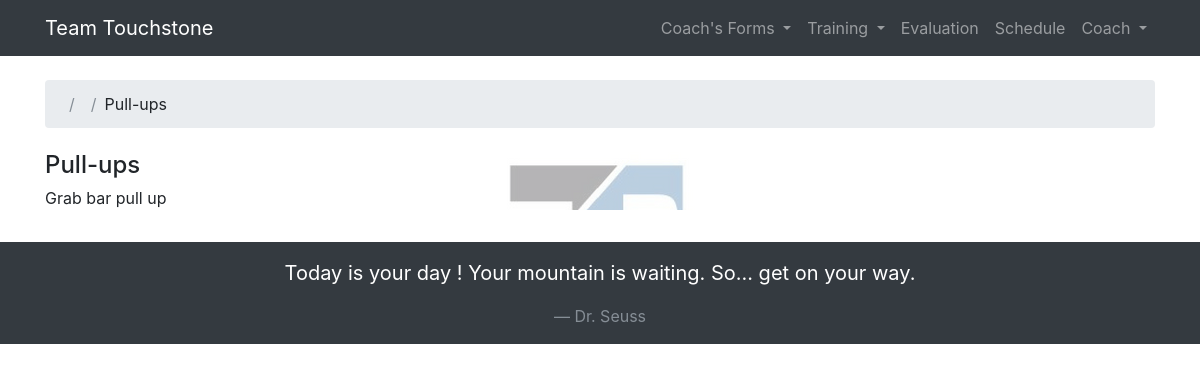
The app's page /exercise/description/6 (signed in) with its own data.
### training/models.py (models this page shows, shortened)
class RefExercise(models.Model):
    exercise = models.CharField(max_length=40)
    description = models.CharField(max_length=200, blank=True)
    category = models.ForeignKey(RefCategory, related_name='exercises')
    order = models.IntegerField()
    goal = models.IntegerField()

class ClimbingQuotes(models.Model):
    author = models.CharField(max_length=30)
    quote = models.CharField(max_length=200)

### training/views.py (the view)
# urls.py: url(r'^exercise/description/(?P<exercise_name>[\w.@+-]+)$', views.exercise_description, name='exercise_description'),
@login_required
def exercise_description(request, exercise_name):
    quote = ClimbingQuotes.objects.get(id=random.randint(1, quote_num))
    print exercise_name
    exercise = get_object_or_404(RefExercise, pk=exercise_name)
    return render(request, 'exercise_description.html', {'exercise': exercise, 'quote': quote})

### templates/exercise_description.html (shortened to what this page needs)
{% extends 'base.html' %}
{% block breadcrumb %}
  <li class="breadcrumb-item"><a href="{% url 'athletePage' %}">{{ athlete.user.username }}</a></li>
  <li class="breadcrumb-item">{{ exercise.exercise }}</li>
{% endblock %}
{% block content %}
<h4>{{ exercise.exercise }}</h4>
    <p>{{ exercise.description }}</p>
{% endblock %}

### templates/base.html (shortened to what this page needs)
{% load static %}
<!DOCTYPE html>
<html>
  <head>
    <link rel="stylesheet" href="{% static 'css/bootstrap.min.css' %}">
    <link rel="stylesheet" href="{% static 'css/training.css' %}">
    <link rel="stylesheet" href="{% static 'css/flipclock.css' %}">
  </head>
  <body>
   {% block body %}
    <nav class="navbar navbar-expand-md navbar-dark bg-dark">
      <div class="container">
        <a class="navbar-brand" href="{% url 'home' %}">Team Touchstone</a>
        <div class="collapse navbar-collapse" id="mainMenu">
          {% if user.is_authenticated %}
                <ul class="navbar-nav ml-auto">
                {% ifequal user.groups.all.0.name 'Coach' %}
                <li class="nav-item dropdown">
                  <a class="nav-link dropdown-toggle" href="#" id='CoachMenu' data-toggle="dropdown" aria-haspopup="true" aria-expanded="false">
                    Coach's Forms
                  </a>
                </li>
                  {% endifequal %}
                  <li class="nav-item dropdown">
                    <a class="nav-link dropdown-toggle" href="#" id='TrainingMenu' data-toggle="dropdown" aria-haspopup="true" aria-expanded="false">
                      Training
                    </a>
                  </li>
                  <li class="nav-item">
                    <a class="nav-link" href="{% url 'athleteMetrics' %}">Evaluation</a>
                  </li>
                  <li class="nav-item">
                    <a class="nav-link" href="{% url 'practice_schedule' %}">Schedule</a>
                  </li>
                  <li class="nav-item dropdown">
                    <a class="nav-link dropdown-toggle" href="#" id='userMenu' data-toggle="dropdown" aria-haspopup="true" aria-expanded="false">
                      {{ user.username }}
                    </a>
                  </li>
                </ul>
                {% else %}
                <form class="form-inline ml-auto">
                   <a href="{% url 'login' %}" class="btn btn-outline-secondary">Log in</a>
                   <a href="#" class="btn btn-primary ml-2">Sign up</a>
                </form>
            {% endif %}
              </div>
      </div>
    </nav>
<div class="background">
    <div class="container">
      <ol class="breadcrumb my-4">
        {% block breadcrumb %}
        {% endblock %}
      </ol>
      {% block content %}
      {% endblock %}
    </div>
    {% endblock body %}
  </div>
  </body>
  <footer class="pt-3">
    <div class='bg-dark'>
      <div class='blockquote text-white text-center'>
        <p class='pt-3'>{{quote.quote}}</p>
        <p class= 'pb-3 blockquote-footer'>{{quote.author}}</p>
      </div>
    </div>
  </footer>
</html>

### static/css/training.css (style rules this page uses)
.background { background-image: url(../img/TeamTouchstoneLogo.png); background-position: top center; background-repeat: no-repeat; background-size: auto; background-attachment: fixed; }

### records on screen
RefExercise: exercise "Pull-ups", description "Grab bar pull up"
ClimbingQuotes: quote "Today is your day ! Your mountain is waiting. So... get on your way.", author "Dr. Seuss"

### other values on screen
{{ user.username }} "Coach"
